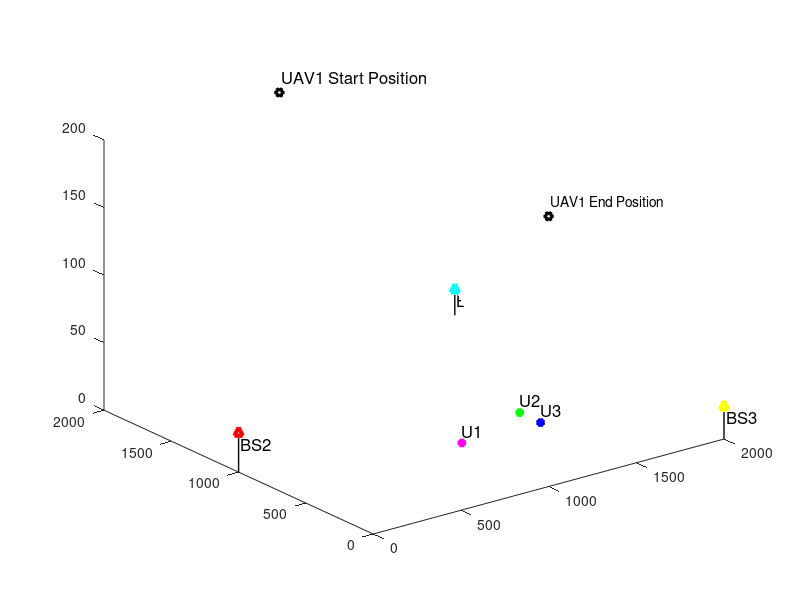

Recreate this plot in MATLAB.
clc;
clear variables;
close all;

%% Simulation Environment

enWidth = 2000;             % Simulation Environment Width (X axis)
enLength = 2000;            % Simulation Environment Length (Y axis)
enHeight = 320;             % Simulation Environment Height (Z axis)
maxHeighUAV = 300;          % Maximum Height of UAV
minHeighUAV = 50;           % Minimum Height of UAV
noUsers = 3;                % Number of Users
noBS = 3;                   % Number of Base Sations
noUAV = 1;                  % Number of UAVs

%% Ground Users, Base Stations and UAV Positions


for i=1:noUAV
    % UAV Start Position
    xUAV_S(i) = 1000;       % UAV start position in X axis
    yUAV_S(i) = enLength;   % UAV start position in Y axis
    zUAV_S(i) = 200;        % UAV start position in Z axis
    
    % UAV End Position
    xUAV_E(i) = 1000;       % UAV end position in X axis
    yUAV_E(i) = 0;          % UAV end position in Y axis
    zUAV_E(i) = 200;        % UAV end position in Z axis
end

% Initialization of UAV moving positions
for i=1:noUAV
    xUAV(i) = 1000;         % UAV position in X axis
    yUAV(i) = enLength;     % UAV position in Y axis
    zUAV(i) = zUAV_S(i);    % UAV position in Z axis
end

% BS positions in the environment
xBS = [2000,0,2000];        % BSs positions in X axis
yBS = [2000,1000,0];        % BSs positions in Y axis
zBS = [20, 30, 25];         % BSs positions in Z axis

% Ground Users' posision
for i=1:noUsers
    xUser(i) = randi([enWidth/4, 3*enWidth/4]);     % User position in X axis
    yUser(i) = randi([enLength/4, 3*enLength/4]);   % User position in Y axis
    zUser(i) = 0;                                   % User position in Z axis = 0
end

%% Figure plot in Initialization of Environment


% Ground User plotting
figure,
%userPlot = plot3(xUser,yUser,zUser,'k*','linewidth',3); hold on;
userColorCode = ['m*';'g*';'b*'];
for o=1:noUsers
    userPlot(o) = plot3(xUser(o),yUser(o),zUser(o),userColorCode(o,:),'linewidth',3); 
    hold on;
end
for o=1:noUsers
    textUsers(o) = text(xUser(o)-10,yUser(o)-10,zUser(o)+10,['U',num2str(o)],'FontSize', 12);
    %textUsAngle(o) = text(xUser(o)+10,yUser(o)+10,['U_{\theta_{',num2str(o),'}}'],'FontSize', 12);
end

% UAVs Plotting
uavColorCode = ['kh'];
for o=1:noUAV
    plot3(xUAV_S(o), yUAV_S(o), zUAV_S(o), uavColorCode(o,:),'linewidth', 3);
end
for o=1:noUAV
    text(xUAV_S(o) + 20, yUAV_S(o) + 10, zUAV_S(o) + 10,['UAV',num2str(o),' Start Position'],'FontSize', 12);
end

for o=1:noUAV
    plot3(xUAV_E(o), yUAV_E(o), zUAV_E(o), uavColorCode(o,:),'linewidth', 3);
end
for o=1:noUAV
    text(xUAV_E(o) + 20, yUAV_E(o) + 10, zUAV_E(o) + 10,['UAV',num2str(o),' End Position']);
end

% BSs Plotting
bsColorCode = ['c^';'r^';'y^'];
for o=1:noBS
    plot3(xBS(o), yBS(o), zBS(o), bsColorCode(o,:),'linewidth', 3);
end
for o=1:noBS
    plot3([xBS(o) xBS(o)], [yBS(o) yBS(o)],[zBS(o) 0], 'k-','linewidth', 1); drawnow
    text(xBS(o) + 20, yBS(o) + 10, zBS(o) - 10,['BS', num2str(o)],'FontSize', 12);
end


